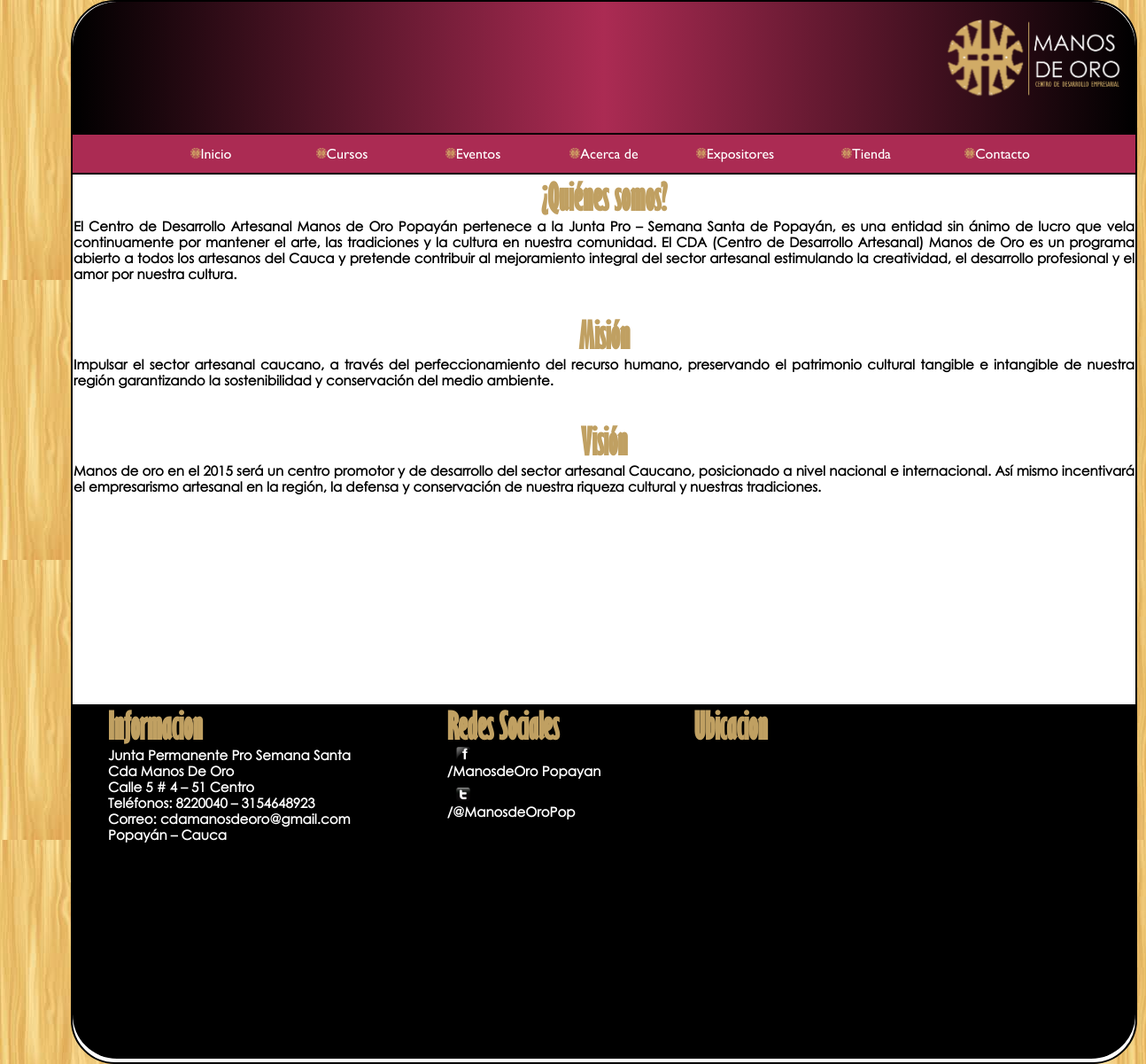
The app's page /Interfaces/acerca.php, older data.
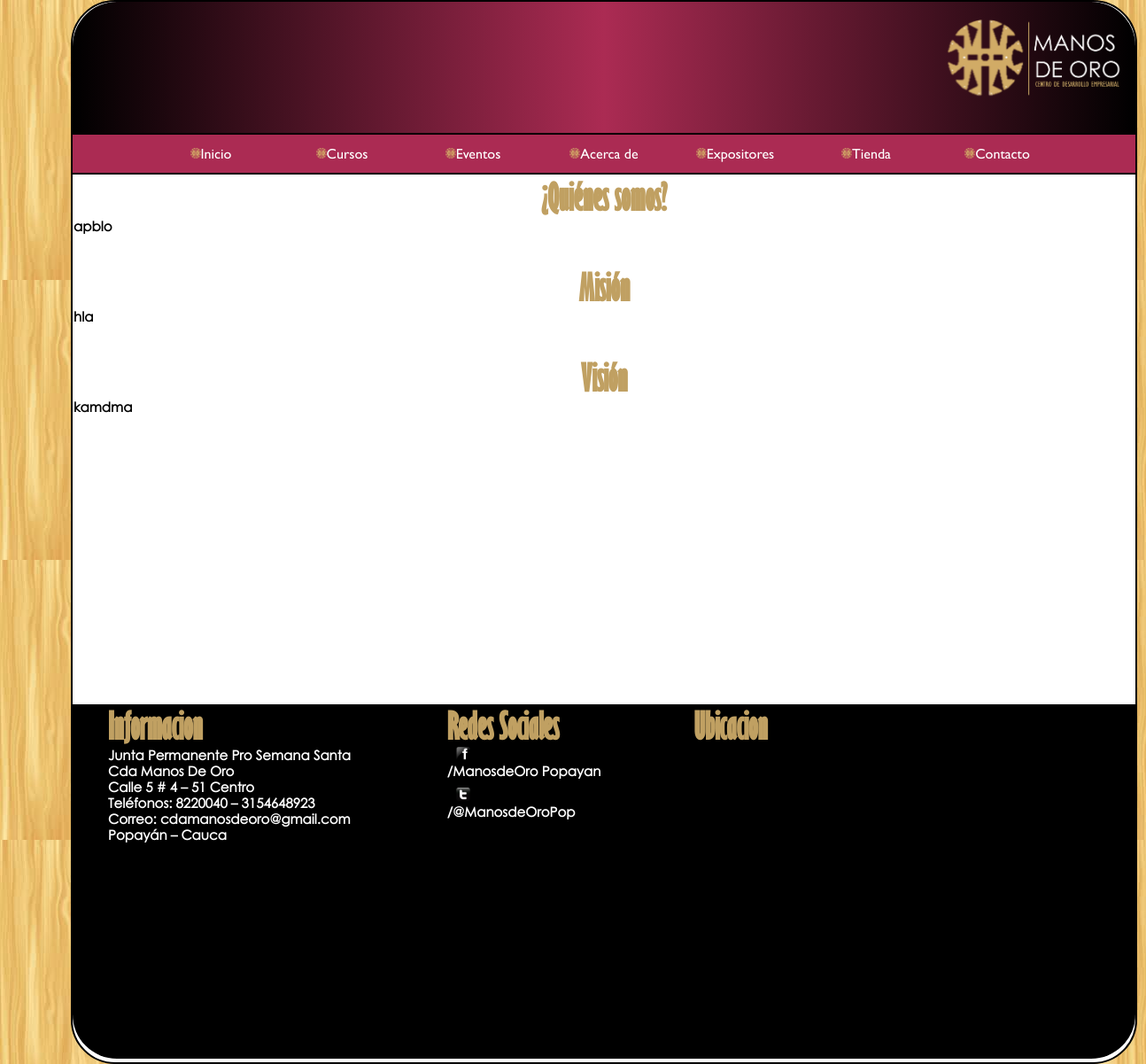
The same page, newer data.
### tables this page shows
CREATE TABLE IF NOT EXISTS `noticias` (
`idNoticia` int(11) NOT NULL,
  `titulo` varchar(150) NOT NULL,
  `contenido` text NOT NULL
);

### Librerias/Datasource.php (called while the page is built, shortened)
<?php
class Datasource {
        var $dbLink;
       function Datasource($dbHost, $dbName, $dbuser, $dbpasswd) {
                $this->dbLink = mysql_connect ($dbHost, $dbuser, $dbpasswd);
	}
        function execute($sql) {
                $result = mysql_query($sql, $this->dbLink);
                return $result;
        }
        function nextRow ($result) {
                $row = mysql_fetch_array($result);
                return $row;
        }
        function checkErrors($sql) {
                $err=mysql_error();
                $errno=mysql_errno();
                if($errno) {
                        $message = "The following SQL command ".$sql." caused Database error: ".$err.".";
                        print "Unrecowerable error has occurred. All data will be logged.";
                        print "Please contact System Administrator for help! \n";
                        print " ".$message." \n";
                        exit;
                } else {
                        return;
                }
        }
}
?>

### Librerias/NoticiasDao.php (called while the page is built, shortened)
<?php
class NoticiasDao {
    function createValueObject() {
          return new Noticias();
    }
    function getObject($conn, $idNoticia) {
          $valueObject = $this->createValueObject();
          $valueObject->setIdNoticia($idNoticia);
          $this->load($conn, $valueObject);
          return $valueObject;
    }
    function load($conn, $valueObject) {
          $sql = "SELECT * FROM noticias WHERE (idNoticia = ".$valueObject->getIdNoticia().") ";
          if ($this->singleQuery($conn, $sql, $valueObject))
               return true;
          else
               return false;
    }
    function singleQuery($conn, $sql, $valueObject) {
          $result = $conn->execute($sql);
          if ($row = $conn->nextRow($result)) {
                   $valueObject->setIdNoticia($row[0]);
                   $valueObject->setTitulo($row[1]);
                   $valueObject->setContenido($row[2]);
          } else {
               return false;
          }
          return true;
    }
}
?>

### Librerias/Noticias.php (called while the page is built, shortened)
<?php
class Noticias {
    var $idNoticia;
    var $titulo;
    var $contenido;
    function getIdNoticia() {
          return $this->idNoticia;
    }
    function setIdNoticia($idNoticiaIn) {
          $this->idNoticia = $idNoticiaIn;
    }
    function getTitulo() {
          return $this->titulo;
    }
    function setTitulo($tituloIn) {
          $this->titulo = $tituloIn;
    }
    function getContenido() {
          return $this->contenido;
    }
    function setContenido($contenidoIn) {
          $this->contenido = $contenidoIn;
    }
}
?>

### Interfaces/acerca.php (the view, shortened to what the changed rows need)
<!DOCTYPE html>
<html>
	<head>
				<link rel="stylesheet" href="../css/diseno.css">
	</head>
	<body  onload="initialize()">
		<div id="contenedor">
				<section id="sec2">
					<?php
						include_once("../Librerias/Datasource.php");
						include_once("../Librerias/NoticiasDao.php");
						include_once("../Librerias/Noticias.php");
						$conn=new Datasource($dbhost,$dbName,$dbUser,$dbPassword);
						?>
						<?php
						$ndao=new NoticiasDao();
						$somos=$ndao->getObject($conn,1);
						$mision=$ndao->getObject($conn,2);
						$vision=$ndao->getObject($conn,3);
						echo("<center><h2 id='titulos_footer'>".utf8_encode($somos->getTitulo())."</h2></center><center><h3 id='strings_editar'>".$somos->getContenido()."</h3></center>");
						echo ("<br>");
						echo ("<br>");
						echo("<center><h2 id='titulos_footer'>".utf8_encode($mision->getTitulo())."</h2></center><center><h3 id='strings_editar'>".$mision->getContenido()."</h3></center>");
						echo ("<br>");
						echo ("<br>");
						echo("<center><h2 id='titulos_footer'>".utf8_encode($vision->getTitulo())."</h2></center><center><h3 id='strings_editar'>".$vision->getContenido()."</h3></center>");
						?>
				</section>
			<footer>
				<div style="float: left; width: 33%;">
						<h1 id="titulos_footer">Informacion</h1>
						<h1 id="strings_footer">Junta Permanente Pro Semana Santa</h1>
						<h1 id="strings_footer">Cda Manos De Oro</h1>
						<h1 id="strings_footer">Calle 5 # 4 – 51 Centro</h1>
						<h1 id="strings_footer">Teléfonos: 8220040 – 3154648923</h1>
						<h1 id="strings_footer">Correo: cdamanosdeoro@gmail.com</h1>
						<h1 id="strings_footer">Popayán – Cauca</h1>
				</div>
				<div style="float: left; width: 23%;">
						<h1 id="titulos_footer">Redes Sociales</h1>
						<div id="foot_face">
							<h1 id="strings_footer">/ManosdeOro Popayan</h1>
						</div>
						<br>
						<div id="foot_twiter">
						<h1 id="strings_footer">/@ManosdeOroPop</h1>
						</div>
				</div>
				<div style="float: right; width: 43%;">
						<h1 id="titulos_footer">Ubicacion</h1>
			</footer>
		</div>
	</body>
</html>

Row changes from the older to the newer data that the page shows:
changed noticias "¿Quiénes somos?": contenido "El Centro de Desarrollo Artesanal Manos de Oro Popayán pertenece a la Junta Pro – Semana Santa de Popayán, es una entidad sin ánimo de lucro que vela continuamente por mantener el arte, las tradiciones y la cultura en nuestra comunidad. El CDA (Centro de Desarrollo Artesanal) Manos de Oro es un programa abierto a todos los artesanos del Cauca y pretende contribuir al mejoramiento integral del sector artesanal estimulando la creatividad, el desarrollo profesional y el amor por nuestra cultura." → "apblo"
changed noticias "Misión": contenido "Impulsar el sector artesanal caucano, a través del perfeccionamiento del recurso humano, preservando el patrimonio cultural tangible e intangible de nuestra región garantizando la sostenibilidad y conservación del medio ambiente." → "hla"
changed noticias "Visión": contenido "Manos de oro en el 2015 será un centro promotor y de desarrollo del sector artesanal Caucano, posicionado a nivel nacional e internacional. Así mismo incentivará el empresarismo artesanal en la región, la defensa y conservación de nuestra riqueza cultural y nuestras tradiciones." → "kamdma"
